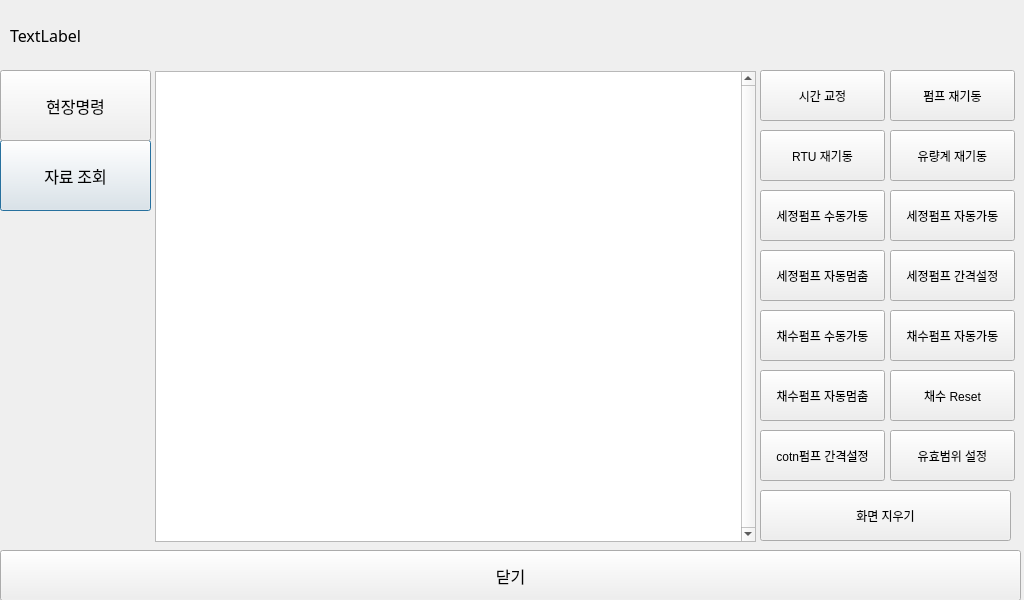
<?xml version="1.0" encoding="UTF-8"?>
<ui version="4.0">
 <class>Dialog</class>
 <widget class="QDialog" name="Dialog">
  <property name="geometry">
   <rect>
    <x>0</x>
    <y>0</y>
    <width>1024</width>
    <height>600</height>
   </rect>
  </property>
  <property name="windowTitle">
   <string>Dialog</string>
  </property>
  <widget class="QLabel" name="label">
   <property name="geometry">
    <rect>
     <x>10</x>
     <y>10</y>
     <width>411</width>
     <height>51</height>
    </rect>
   </property>
   <property name="font">
    <font>
     <family>Academy Engraved LET</family>
     <pointsize>12</pointsize>
    </font>
   </property>
   <property name="text">
    <string>TextLabel</string>
   </property>
  </widget>
  <widget class="QStackedWidget" name="stackedWidget">
   <property name="geometry">
    <rect>
     <x>150</x>
     <y>70</y>
     <width>871</width>
     <height>521</height>
    </rect>
   </property>
   <property name="currentIndex">
    <number>0</number>
   </property>
   <widget class="QWidget" name="page">
    <widget class="QListWidget" name="listWidget">
     <property name="geometry">
      <rect>
       <x>5</x>
       <y>1</y>
       <width>601</width>
       <height>471</height>
      </rect>
     </property>
     <property name="font">
      <font>
       <pointsize>10</pointsize>
      </font>
     </property>
     <property name="verticalScrollBarPolicy">
      <enum>Qt::ScrollBarAlwaysOn</enum>
     </property>
     <property name="tabKeyNavigation">
      <bool>false</bool>
     </property>
    </widget>
    <widget class="QToolButton" name="toolButton">
     <property name="geometry">
      <rect>
       <x>610</x>
       <y>0</y>
       <width>125</width>
       <height>51</height>
      </rect>
     </property>
     <property name="text">
      <string>시간 교정</string>
     </property>
    </widget>
    <widget class="QToolButton" name="toolButton_2">
     <property name="geometry">
      <rect>
       <x>740</x>
       <y>0</y>
       <width>125</width>
       <height>51</height>
      </rect>
     </property>
     <property name="text">
      <string>펌프 재기동</string>
     </property>
    </widget>
    <widget class="QToolButton" name="toolButton_3">
     <property name="geometry">
      <rect>
       <x>740</x>
       <y>60</y>
       <width>125</width>
       <height>51</height>
      </rect>
     </property>
     <property name="text">
      <string>유량계 재기동</string>
     </property>
    </widget>
    <widget class="QToolButton" name="toolButton_4">
     <property name="geometry">
      <rect>
       <x>610</x>
       <y>60</y>
       <width>125</width>
       <height>51</height>
      </rect>
     </property>
     <property name="text">
      <string>RTU 재기동</string>
     </property>
    </widget>
    <widget class="QToolButton" name="toolButton_5">
     <property name="geometry">
      <rect>
       <x>740</x>
       <y>120</y>
       <width>125</width>
       <height>51</height>
      </rect>
     </property>
     <property name="text">
      <string>세정펌프 자동가동</string>
     </property>
    </widget>
    <widget class="QToolButton" name="toolButton_6">
     <property name="geometry">
      <rect>
       <x>610</x>
       <y>120</y>
       <width>125</width>
       <height>51</height>
      </rect>
     </property>
     <property name="text">
      <string>세정펌프 수동가동</string>
     </property>
    </widget>
    <widget class="QToolButton" name="toolButton_7">
     <property name="geometry">
      <rect>
       <x>740</x>
       <y>180</y>
       <width>125</width>
       <height>51</height>
      </rect>
     </property>
     <property name="text">
      <string>세정펌프 간격설정</string>
     </property>
    </widget>
    <widget class="QToolButton" name="toolButton_8">
     <property name="geometry">
      <rect>
       <x>610</x>
       <y>180</y>
       <width>125</width>
       <height>51</height>
      </rect>
     </property>
     <property name="text">
      <string>세정펌프 자동멈춤</string>
     </property>
    </widget>
    <widget class="QToolButton" name="toolButton_9">
     <property name="geometry">
      <rect>
       <x>610</x>
       <y>360</y>
       <width>125</width>
       <height>51</height>
      </rect>
     </property>
     <property name="text">
      <string>cotn펌프 간격설정</string>
     </property>
    </widget>
    <widget class="QToolButton" name="toolButton_10">
     <property name="geometry">
      <rect>
       <x>740</x>
       <y>240</y>
       <width>125</width>
       <height>51</height>
      </rect>
     </property>
     <property name="text">
      <string>채수펌프 자동가동</string>
     </property>
    </widget>
    <widget class="QToolButton" name="toolButton_11">
     <property name="geometry">
      <rect>
       <x>610</x>
       <y>300</y>
       <width>125</width>
       <height>51</height>
      </rect>
     </property>
     <property name="text">
      <string>채수펌프 자동멈춤</string>
     </property>
    </widget>
    <widget class="QToolButton" name="toolButton_12">
     <property name="geometry">
      <rect>
       <x>740</x>
       <y>360</y>
       <width>125</width>
       <height>51</height>
      </rect>
     </property>
     <property name="text">
      <string>유효범위 설정</string>
     </property>
    </widget>
    <widget class="QToolButton" name="toolButton_13">
     <property name="geometry">
      <rect>
       <x>740</x>
       <y>300</y>
       <width>125</width>
       <height>51</height>
      </rect>
     </property>
     <property name="text">
      <string>채수 Reset</string>
     </property>
    </widget>
    <widget class="QToolButton" name="toolButton_14">
     <property name="geometry">
      <rect>
       <x>610</x>
       <y>240</y>
       <width>125</width>
       <height>51</height>
      </rect>
     </property>
     <property name="text">
      <string>채수펌프 수동가동</string>
     </property>
    </widget>
    <widget class="QToolButton" name="toolButton_15">
     <property name="geometry">
      <rect>
       <x>610</x>
       <y>420</y>
       <width>251</width>
       <height>51</height>
      </rect>
     </property>
     <property name="text">
      <string>화면 지우기</string>
     </property>
    </widget>
   </widget>
   <widget class="QWidget" name="page_2"/>
  </widget>
  <widget class="QPushButton" name="pushButton_2">
   <property name="geometry">
    <rect>
     <x>0</x>
     <y>140</y>
     <width>151</width>
     <height>71</height>
    </rect>
   </property>
   <property name="palette">
    <palette>
     <active>
      <colorrole role="AlternateBase">
       <brush brushstyle="SolidPattern">
        <color alpha="255">
         <red>0</red>
         <green>255</green>
         <blue>255</blue>
        </color>
       </brush>
      </colorrole>
     </active>
     <inactive>
      <colorrole role="AlternateBase">
       <brush brushstyle="SolidPattern">
        <color alpha="255">
         <red>0</red>
         <green>255</green>
         <blue>255</blue>
        </color>
       </brush>
      </colorrole>
     </inactive>
     <disabled>
      <colorrole role="AlternateBase">
       <brush brushstyle="SolidPattern">
        <color alpha="255">
         <red>0</red>
         <green>255</green>
         <blue>255</blue>
        </color>
       </brush>
      </colorrole>
     </disabled>
    </palette>
   </property>
   <property name="font">
    <font>
     <family>Academy Engraved LET</family>
     <pointsize>12</pointsize>
    </font>
   </property>
   <property name="text">
    <string>자료 조회</string>
   </property>
  </widget>
  <widget class="QPushButton" name="pushButton">
   <property name="geometry">
    <rect>
     <x>0</x>
     <y>70</y>
     <width>151</width>
     <height>71</height>
    </rect>
   </property>
   <property name="palette">
    <palette>
     <active>
      <colorrole role="AlternateBase">
       <brush brushstyle="SolidPattern">
        <color alpha="255">
         <red>0</red>
         <green>255</green>
         <blue>255</blue>
        </color>
       </brush>
      </colorrole>
     </active>
     <inactive>
      <colorrole role="AlternateBase">
       <brush brushstyle="SolidPattern">
        <color alpha="255">
         <red>0</red>
         <green>255</green>
         <blue>255</blue>
        </color>
       </brush>
      </colorrole>
     </inactive>
     <disabled>
      <colorrole role="AlternateBase">
       <brush brushstyle="SolidPattern">
        <color alpha="255">
         <red>0</red>
         <green>255</green>
         <blue>255</blue>
        </color>
       </brush>
      </colorrole>
     </disabled>
    </palette>
   </property>
   <property name="font">
    <font>
     <family>Academy Engraved LET</family>
     <pointsize>12</pointsize>
    </font>
   </property>
   <property name="text">
    <string>현장명령</string>
   </property>
  </widget>
  <widget class="QPushButton" name="pushButton_3">
   <property name="geometry">
    <rect>
     <x>0</x>
     <y>550</y>
     <width>1021</width>
     <height>51</height>
    </rect>
   </property>
   <property name="palette">
    <palette>
     <active>
      <colorrole role="AlternateBase">
       <brush brushstyle="SolidPattern">
        <color alpha="255">
         <red>0</red>
         <green>255</green>
         <blue>255</blue>
        </color>
       </brush>
      </colorrole>
     </active>
     <inactive>
      <colorrole role="AlternateBase">
       <brush brushstyle="SolidPattern">
        <color alpha="255">
         <red>0</red>
         <green>255</green>
         <blue>255</blue>
        </color>
       </brush>
      </colorrole>
     </inactive>
     <disabled>
      <colorrole role="AlternateBase">
       <brush brushstyle="SolidPattern">
        <color alpha="255">
         <red>0</red>
         <green>255</green>
         <blue>255</blue>
        </color>
       </brush>
      </colorrole>
     </disabled>
    </palette>
   </property>
   <property name="font">
    <font>
     <family>Academy Engraved LET</family>
     <pointsize>12</pointsize>
    </font>
   </property>
   <property name="text">
    <string>닫기</string>
   </property>
  </widget>
 </widget>
 <resources/>
 <connections/>
</ui>
